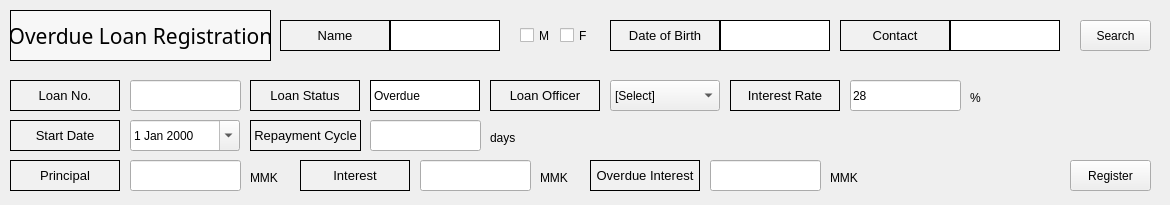
<?xml version="1.0" encoding="UTF-8"?>
<ui version="4.0">
 <class>MainWindow</class>
 <widget class="QMainWindow" name="MainWindow">
  <property name="geometry">
   <rect>
    <x>0</x>
    <y>0</y>
    <width>1170</width>
    <height>205</height>
   </rect>
  </property>
  <property name="windowTitle">
   <string>Overdue Loan Management</string>
  </property>
  <widget class="QWidget" name="centralwidget">
   <widget class="QLabel" name="label">
    <property name="geometry">
     <rect>
      <x>280</x>
      <y>20</y>
      <width>110</width>
      <height>31</height>
     </rect>
    </property>
    <property name="minimumSize">
     <size>
      <width>110</width>
      <height>0</height>
     </size>
    </property>
    <property name="maximumSize">
     <size>
      <width>110</width>
      <height>16777215</height>
     </size>
    </property>
    <property name="font">
     <font>
      <pointsize>10</pointsize>
     </font>
    </property>
    <property name="styleSheet">
     <string notr="true">background-color:rgb(241, 241, 241)</string>
    </property>
    <property name="frameShape">
     <enum>QFrame::Box</enum>
    </property>
    <property name="text">
     <string>Name</string>
    </property>
    <property name="alignment">
     <set>Qt::AlignCenter</set>
    </property>
   </widget>
   <widget class="QPushButton" name="customerSearchButton">
    <property name="geometry">
     <rect>
      <x>1080</x>
      <y>20</y>
      <width>71</width>
      <height>31</height>
     </rect>
    </property>
    <property name="text">
     <string>Search</string>
    </property>
   </widget>
   <widget class="QLabel" name="customerDateOfBirth">
    <property name="geometry">
     <rect>
      <x>720</x>
      <y>20</y>
      <width>110</width>
      <height>31</height>
     </rect>
    </property>
    <property name="minimumSize">
     <size>
      <width>110</width>
      <height>0</height>
     </size>
    </property>
    <property name="maximumSize">
     <size>
      <width>110</width>
      <height>16777215</height>
     </size>
    </property>
    <property name="styleSheet">
     <string notr="true">background-color:rgb(255, 255, 255)
</string>
    </property>
    <property name="frameShape">
     <enum>QFrame::Box</enum>
    </property>
    <property name="text">
     <string/>
    </property>
   </widget>
   <widget class="QLabel" name="label_7">
    <property name="geometry">
     <rect>
      <x>610</x>
      <y>20</y>
      <width>110</width>
      <height>31</height>
     </rect>
    </property>
    <property name="minimumSize">
     <size>
      <width>110</width>
      <height>0</height>
     </size>
    </property>
    <property name="maximumSize">
     <size>
      <width>110</width>
      <height>16777215</height>
     </size>
    </property>
    <property name="font">
     <font>
      <pointsize>10</pointsize>
     </font>
    </property>
    <property name="styleSheet">
     <string notr="true">background-color:rgb(241, 241, 241)</string>
    </property>
    <property name="frameShape">
     <enum>QFrame::Box</enum>
    </property>
    <property name="text">
     <string>Date of Birth</string>
    </property>
    <property name="alignment">
     <set>Qt::AlignCenter</set>
    </property>
   </widget>
   <widget class="QCheckBox" name="checkBoxFemale">
    <property name="geometry">
     <rect>
      <x>560</x>
      <y>20</y>
      <width>41</width>
      <height>31</height>
     </rect>
    </property>
    <property name="text">
     <string>F</string>
    </property>
   </widget>
   <widget class="QCheckBox" name="checkBoxMale">
    <property name="geometry">
     <rect>
      <x>520</x>
      <y>20</y>
      <width>41</width>
      <height>31</height>
     </rect>
    </property>
    <property name="text">
     <string>M</string>
    </property>
   </widget>
   <widget class="QLabel" name="label_4">
    <property name="geometry">
     <rect>
      <x>10</x>
      <y>10</y>
      <width>261</width>
      <height>51</height>
     </rect>
    </property>
    <property name="font">
     <font>
      <family>Agency FB</family>
      <pointsize>16</pointsize>
     </font>
    </property>
    <property name="styleSheet">
     <string notr="true">background-color:rgb(247, 247, 247)</string>
    </property>
    <property name="frameShape">
     <enum>QFrame::Box</enum>
    </property>
    <property name="text">
     <string>Overdue Loan Registration</string>
    </property>
    <property name="alignment">
     <set>Qt::AlignCenter</set>
    </property>
   </widget>
   <widget class="QLabel" name="customerContact">
    <property name="geometry">
     <rect>
      <x>950</x>
      <y>20</y>
      <width>110</width>
      <height>31</height>
     </rect>
    </property>
    <property name="minimumSize">
     <size>
      <width>110</width>
      <height>0</height>
     </size>
    </property>
    <property name="maximumSize">
     <size>
      <width>110</width>
      <height>16777215</height>
     </size>
    </property>
    <property name="styleSheet">
     <string notr="true">background-color:rgb(255, 255, 255)
</string>
    </property>
    <property name="frameShape">
     <enum>QFrame::Box</enum>
    </property>
    <property name="text">
     <string/>
    </property>
   </widget>
   <widget class="QLabel" name="label_9">
    <property name="geometry">
     <rect>
      <x>840</x>
      <y>20</y>
      <width>110</width>
      <height>31</height>
     </rect>
    </property>
    <property name="minimumSize">
     <size>
      <width>110</width>
      <height>0</height>
     </size>
    </property>
    <property name="maximumSize">
     <size>
      <width>110</width>
      <height>16777215</height>
     </size>
    </property>
    <property name="font">
     <font>
      <pointsize>10</pointsize>
     </font>
    </property>
    <property name="styleSheet">
     <string notr="true">background-color:rgb(241, 241, 241)</string>
    </property>
    <property name="frameShape">
     <enum>QFrame::Box</enum>
    </property>
    <property name="text">
     <string>Contact</string>
    </property>
    <property name="alignment">
     <set>Qt::AlignCenter</set>
    </property>
   </widget>
   <widget class="QLabel" name="customerName">
    <property name="geometry">
     <rect>
      <x>390</x>
      <y>20</y>
      <width>110</width>
      <height>31</height>
     </rect>
    </property>
    <property name="minimumSize">
     <size>
      <width>110</width>
      <height>0</height>
     </size>
    </property>
    <property name="maximumSize">
     <size>
      <width>110</width>
      <height>16777215</height>
     </size>
    </property>
    <property name="styleSheet">
     <string notr="true">background-color:rgb(255, 255, 255)
</string>
    </property>
    <property name="frameShape">
     <enum>QFrame::Box</enum>
    </property>
    <property name="text">
     <string/>
    </property>
   </widget>
   <widget class="QLabel" name="label_24">
    <property name="geometry">
     <rect>
      <x>10</x>
      <y>160</y>
      <width>110</width>
      <height>31</height>
     </rect>
    </property>
    <property name="minimumSize">
     <size>
      <width>110</width>
      <height>0</height>
     </size>
    </property>
    <property name="maximumSize">
     <size>
      <width>110</width>
      <height>16777215</height>
     </size>
    </property>
    <property name="font">
     <font>
      <pointsize>10</pointsize>
     </font>
    </property>
    <property name="styleSheet">
     <string notr="true">background-color:rgb(241, 241, 241)</string>
    </property>
    <property name="frameShape">
     <enum>QFrame::Box</enum>
    </property>
    <property name="text">
     <string>Principal</string>
    </property>
    <property name="alignment">
     <set>Qt::AlignCenter</set>
    </property>
   </widget>
   <widget class="QLabel" name="label_44">
    <property name="geometry">
     <rect>
      <x>970</x>
      <y>90</y>
      <width>16</width>
      <height>16</height>
     </rect>
    </property>
    <property name="text">
     <string>%</string>
    </property>
   </widget>
   <widget class="QLabel" name="label_33">
    <property name="geometry">
     <rect>
      <x>730</x>
      <y>80</y>
      <width>110</width>
      <height>31</height>
     </rect>
    </property>
    <property name="minimumSize">
     <size>
      <width>110</width>
      <height>0</height>
     </size>
    </property>
    <property name="maximumSize">
     <size>
      <width>110</width>
      <height>16777215</height>
     </size>
    </property>
    <property name="font">
     <font>
      <pointsize>10</pointsize>
     </font>
    </property>
    <property name="styleSheet">
     <string notr="true">background-color:rgb(241, 241, 241)</string>
    </property>
    <property name="frameShape">
     <enum>QFrame::Box</enum>
    </property>
    <property name="text">
     <string>Interest Rate</string>
    </property>
    <property name="alignment">
     <set>Qt::AlignCenter</set>
    </property>
   </widget>
   <widget class="QLabel" name="label_22">
    <property name="geometry">
     <rect>
      <x>10</x>
      <y>80</y>
      <width>110</width>
      <height>31</height>
     </rect>
    </property>
    <property name="minimumSize">
     <size>
      <width>110</width>
      <height>0</height>
     </size>
    </property>
    <property name="maximumSize">
     <size>
      <width>110</width>
      <height>16777215</height>
     </size>
    </property>
    <property name="font">
     <font>
      <pointsize>10</pointsize>
     </font>
    </property>
    <property name="styleSheet">
     <string notr="true">background-color:rgb(241, 241, 241)</string>
    </property>
    <property name="frameShape">
     <enum>QFrame::Box</enum>
    </property>
    <property name="text">
     <string>Loan No.</string>
    </property>
    <property name="alignment">
     <set>Qt::AlignCenter</set>
    </property>
   </widget>
   <widget class="QLabel" name="label_27">
    <property name="geometry">
     <rect>
      <x>490</x>
      <y>80</y>
      <width>110</width>
      <height>31</height>
     </rect>
    </property>
    <property name="minimumSize">
     <size>
      <width>110</width>
      <height>0</height>
     </size>
    </property>
    <property name="maximumSize">
     <size>
      <width>110</width>
      <height>16777215</height>
     </size>
    </property>
    <property name="font">
     <font>
      <pointsize>10</pointsize>
     </font>
    </property>
    <property name="styleSheet">
     <string notr="true">background-color:rgb(241, 241, 241)</string>
    </property>
    <property name="frameShape">
     <enum>QFrame::Box</enum>
    </property>
    <property name="text">
     <string>Loan Officer</string>
    </property>
    <property name="alignment">
     <set>Qt::AlignCenter</set>
    </property>
   </widget>
   <widget class="QComboBox" name="loanOfficer">
    <property name="geometry">
     <rect>
      <x>610</x>
      <y>80</y>
      <width>110</width>
      <height>31</height>
     </rect>
    </property>
    <property name="minimumSize">
     <size>
      <width>110</width>
      <height>0</height>
     </size>
    </property>
    <property name="maximumSize">
     <size>
      <width>110</width>
      <height>16777215</height>
     </size>
    </property>
    <property name="layoutDirection">
     <enum>Qt::LeftToRight</enum>
    </property>
    <item>
     <property name="text">
      <string>[Select]</string>
     </property>
    </item>
   </widget>
   <widget class="QLineEdit" name="principal">
    <property name="geometry">
     <rect>
      <x>130</x>
      <y>160</y>
      <width>111</width>
      <height>31</height>
     </rect>
    </property>
   </widget>
   <widget class="QDateEdit" name="contractDate">
    <property name="geometry">
     <rect>
      <x>130</x>
      <y>120</y>
      <width>110</width>
      <height>31</height>
     </rect>
    </property>
    <property name="locale">
     <locale language="English" country="UnitedStates"/>
    </property>
    <property name="calendarPopup">
     <bool>true</bool>
    </property>
   </widget>
   <widget class="QLabel" name="label_37">
    <property name="geometry">
     <rect>
      <x>250</x>
      <y>120</y>
      <width>111</width>
      <height>31</height>
     </rect>
    </property>
    <property name="minimumSize">
     <size>
      <width>0</width>
      <height>0</height>
     </size>
    </property>
    <property name="maximumSize">
     <size>
      <width>16777215</width>
      <height>16777215</height>
     </size>
    </property>
    <property name="font">
     <font>
      <pointsize>10</pointsize>
     </font>
    </property>
    <property name="styleSheet">
     <string notr="true">background-color:rgb(241, 241, 241)</string>
    </property>
    <property name="frameShape">
     <enum>QFrame::Box</enum>
    </property>
    <property name="text">
     <string>Repayment Cycle</string>
    </property>
    <property name="alignment">
     <set>Qt::AlignCenter</set>
    </property>
   </widget>
   <widget class="QLineEdit" name="interestRate">
    <property name="geometry">
     <rect>
      <x>850</x>
      <y>80</y>
      <width>111</width>
      <height>31</height>
     </rect>
    </property>
    <property name="text">
     <string>28</string>
    </property>
   </widget>
   <widget class="QLabel" name="label_25">
    <property name="geometry">
     <rect>
      <x>250</x>
      <y>80</y>
      <width>110</width>
      <height>31</height>
     </rect>
    </property>
    <property name="minimumSize">
     <size>
      <width>110</width>
      <height>0</height>
     </size>
    </property>
    <property name="maximumSize">
     <size>
      <width>110</width>
      <height>16777215</height>
     </size>
    </property>
    <property name="font">
     <font>
      <pointsize>10</pointsize>
     </font>
    </property>
    <property name="styleSheet">
     <string notr="true">background-color:rgb(241, 241, 241)</string>
    </property>
    <property name="frameShape">
     <enum>QFrame::Box</enum>
    </property>
    <property name="text">
     <string>Loan Status</string>
    </property>
    <property name="alignment">
     <set>Qt::AlignCenter</set>
    </property>
   </widget>
   <widget class="QLineEdit" name="loanNumber">
    <property name="geometry">
     <rect>
      <x>130</x>
      <y>80</y>
      <width>111</width>
      <height>31</height>
     </rect>
    </property>
   </widget>
   <widget class="QLabel" name="label_42">
    <property name="geometry">
     <rect>
      <x>250</x>
      <y>170</y>
      <width>41</width>
      <height>16</height>
     </rect>
    </property>
    <property name="text">
     <string>MMK</string>
    </property>
   </widget>
   <widget class="QLabel" name="label_35">
    <property name="geometry">
     <rect>
      <x>10</x>
      <y>120</y>
      <width>110</width>
      <height>31</height>
     </rect>
    </property>
    <property name="minimumSize">
     <size>
      <width>110</width>
      <height>0</height>
     </size>
    </property>
    <property name="maximumSize">
     <size>
      <width>110</width>
      <height>16777215</height>
     </size>
    </property>
    <property name="font">
     <font>
      <pointsize>10</pointsize>
     </font>
    </property>
    <property name="styleSheet">
     <string notr="true">background-color:rgb(241, 241, 241)</string>
    </property>
    <property name="frameShape">
     <enum>QFrame::Box</enum>
    </property>
    <property name="text">
     <string>Start Date</string>
    </property>
    <property name="alignment">
     <set>Qt::AlignCenter</set>
    </property>
   </widget>
   <widget class="QLabel" name="loanStatus">
    <property name="geometry">
     <rect>
      <x>370</x>
      <y>80</y>
      <width>110</width>
      <height>31</height>
     </rect>
    </property>
    <property name="minimumSize">
     <size>
      <width>110</width>
      <height>0</height>
     </size>
    </property>
    <property name="maximumSize">
     <size>
      <width>110</width>
      <height>16777215</height>
     </size>
    </property>
    <property name="styleSheet">
     <string notr="true">background-color:rgb(255, 255, 255)
</string>
    </property>
    <property name="frameShape">
     <enum>QFrame::Box</enum>
    </property>
    <property name="text">
     <string>Overdue</string>
    </property>
   </widget>
   <widget class="QLineEdit" name="repaymentCycle">
    <property name="geometry">
     <rect>
      <x>370</x>
      <y>120</y>
      <width>111</width>
      <height>31</height>
     </rect>
    </property>
   </widget>
   <widget class="QLabel" name="label_43">
    <property name="geometry">
     <rect>
      <x>540</x>
      <y>170</y>
      <width>41</width>
      <height>16</height>
     </rect>
    </property>
    <property name="text">
     <string>MMK</string>
    </property>
   </widget>
   <widget class="QLabel" name="label_26">
    <property name="geometry">
     <rect>
      <x>300</x>
      <y>160</y>
      <width>110</width>
      <height>31</height>
     </rect>
    </property>
    <property name="minimumSize">
     <size>
      <width>110</width>
      <height>0</height>
     </size>
    </property>
    <property name="maximumSize">
     <size>
      <width>110</width>
      <height>16777215</height>
     </size>
    </property>
    <property name="font">
     <font>
      <pointsize>10</pointsize>
     </font>
    </property>
    <property name="styleSheet">
     <string notr="true">background-color:rgb(241, 241, 241)</string>
    </property>
    <property name="frameShape">
     <enum>QFrame::Box</enum>
    </property>
    <property name="text">
     <string>Interest</string>
    </property>
    <property name="alignment">
     <set>Qt::AlignCenter</set>
    </property>
   </widget>
   <widget class="QLineEdit" name="interest">
    <property name="geometry">
     <rect>
      <x>420</x>
      <y>160</y>
      <width>111</width>
      <height>31</height>
     </rect>
    </property>
   </widget>
   <widget class="QLabel" name="label_28">
    <property name="geometry">
     <rect>
      <x>590</x>
      <y>160</y>
      <width>110</width>
      <height>31</height>
     </rect>
    </property>
    <property name="minimumSize">
     <size>
      <width>110</width>
      <height>0</height>
     </size>
    </property>
    <property name="maximumSize">
     <size>
      <width>110</width>
      <height>16777215</height>
     </size>
    </property>
    <property name="font">
     <font>
      <pointsize>10</pointsize>
     </font>
    </property>
    <property name="styleSheet">
     <string notr="true">background-color:rgb(241, 241, 241)</string>
    </property>
    <property name="frameShape">
     <enum>QFrame::Box</enum>
    </property>
    <property name="text">
     <string>Overdue Interest</string>
    </property>
    <property name="alignment">
     <set>Qt::AlignCenter</set>
    </property>
   </widget>
   <widget class="QLabel" name="label_45">
    <property name="geometry">
     <rect>
      <x>830</x>
      <y>170</y>
      <width>41</width>
      <height>16</height>
     </rect>
    </property>
    <property name="text">
     <string>MMK</string>
    </property>
   </widget>
   <widget class="QLineEdit" name="overdueInterest">
    <property name="geometry">
     <rect>
      <x>710</x>
      <y>160</y>
      <width>111</width>
      <height>31</height>
     </rect>
    </property>
   </widget>
   <widget class="QLabel" name="label_46">
    <property name="geometry">
     <rect>
      <x>490</x>
      <y>130</y>
      <width>41</width>
      <height>16</height>
     </rect>
    </property>
    <property name="text">
     <string>days</string>
    </property>
   </widget>
   <widget class="QPushButton" name="customerSearchButton_2">
    <property name="geometry">
     <rect>
      <x>1070</x>
      <y>160</y>
      <width>81</width>
      <height>31</height>
     </rect>
    </property>
    <property name="text">
     <string>Register</string>
    </property>
   </widget>
  </widget>
 </widget>
 <resources/>
 <connections/>
</ui>
